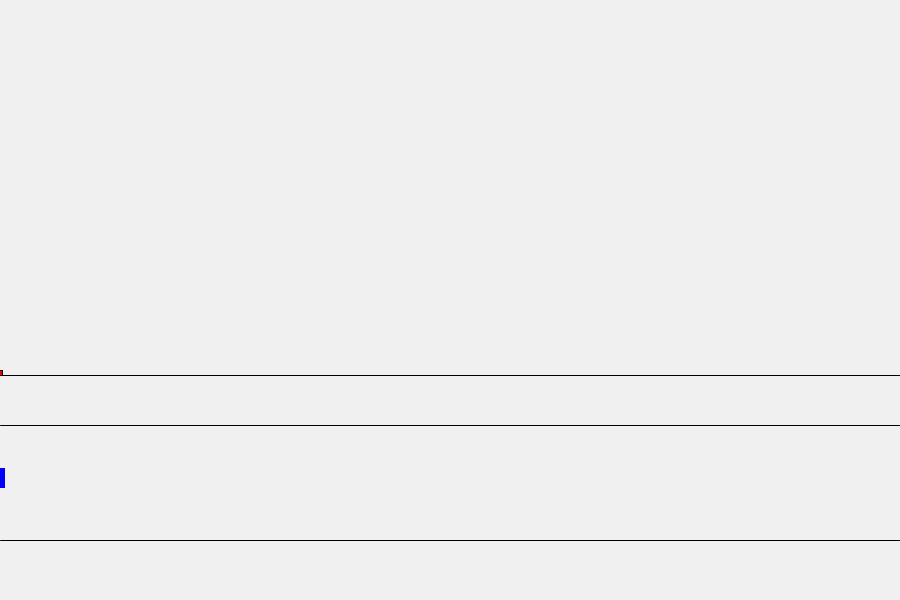
Frame 1 (no input)
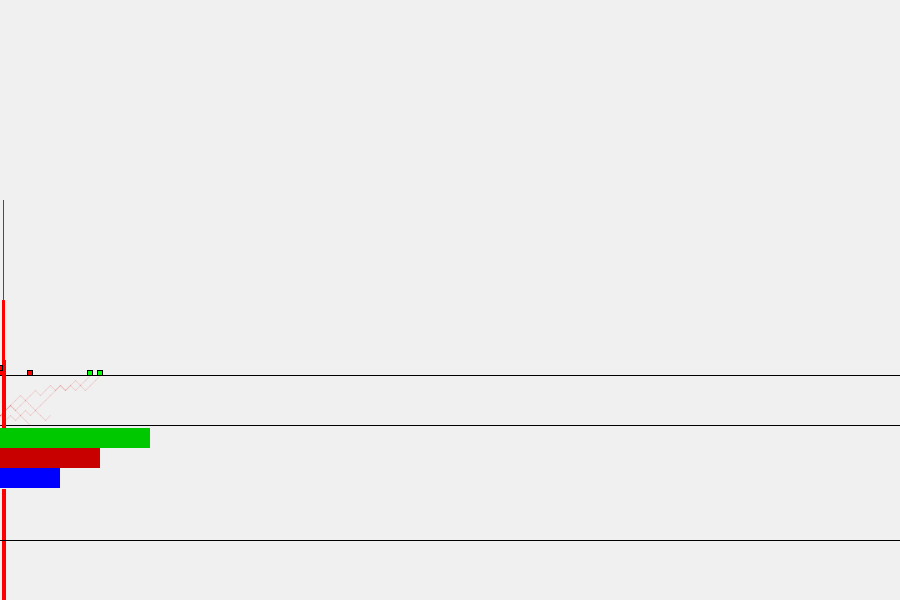
Frame 60 (the mouse pressed at the canvas centre just before this capture)
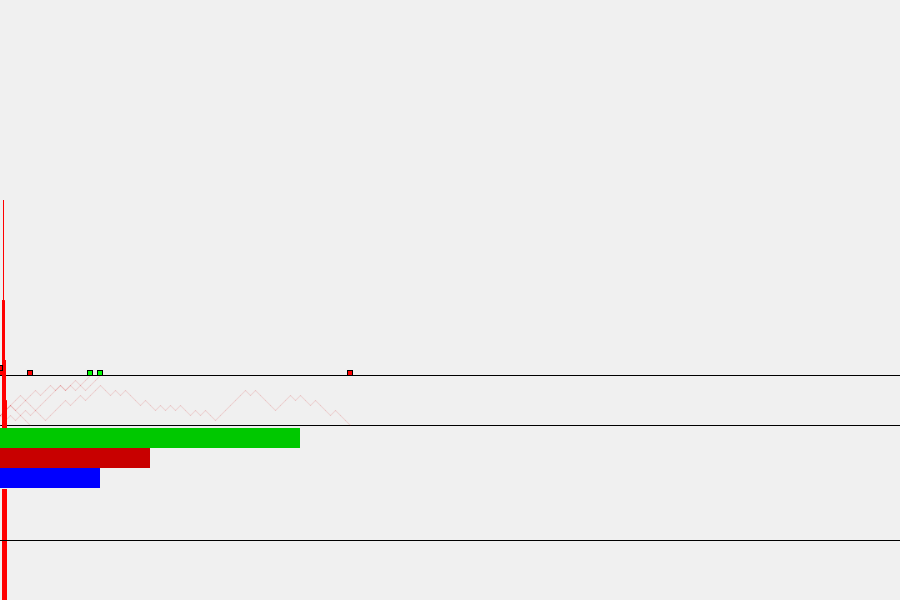
Frame 120 (the mouse held since frame 60 and released just before this capture)

The Processing sketch that drew these frames (run headless with seeded random() and noise(); from frame 60 on, the mouse is pressed at the canvas centre):

// Processing sketch: processing_167462
// ── processing_167462.pde

int t = -5;
int r = 0;
float c;
int h = 420;
int s = 0;
int n = 0;
int[] d = new int[10000000];
int m = 0;

void setup() {
  background(240);
  size(900, 600);
  smooth();
  frameRate(500);
  stroke(0);
  line(0, 375, width, 375);
  stroke(0);
  line(0, 425, width, 425);
  for (int i = 0; i < d.length; i++) {
    d[i] = 0;
  }
}

void draw() {
  c = random(1);
  t = t + 5;
  r = r + 5;
  if (c < 0.5) { h = h - 5;
  stroke(200, 0, 0, 30);
  line(t - 5, h + 5, t, h);
  } else { h = h + 5;
  stroke(200, 0, 0, 30);
  line(t - 5, h - 5, t, h);
  }
  if (h == 375) { s = s + 1;
    n = n + 1;
    m = m + 1;
    stroke(0);
    fill(0, 255, 0);
    rect(t - 2.5, 370 - d[t], 5, 5);
    d[t] = d[t] + 5;
  }
  if (h == 425) {
    n = n + 1;
    m = m + 1;
    stroke(0);
    fill(255, 0, 0);
    rect(t - 2.5, 370 - d[t], 5, 5);
    d[t] = d[t] + 5;
  }
  if (m > width) { m = 0;
  stroke(240);
  fill(240);
  rect(0, 427, width, height - 427);
  }
  if (n > 0) {
  stroke(255, 0, 0);
  line(m, height, m, height - height*s/n);
  stroke(240);
  fill(240);
  rect(0, 428, width, 60);
  noStroke();
  fill(0, 0, 255);
  rect(0, 468, r/n, 20);
  if (s > 0) {
  noStroke();
  fill(0, 200, 0);
  rect(0, 428, r/s, 20);
  if (n-s > 0) {
  noStroke();
  fill(200, 0, 0);
  rect(0, 448, r/(n-s), 20);
  }
  }
  }
  if (h == 375) { h = 420;
  t = -5;
  }
  if (h == 425) { h = 420;
  t = -5;
  }
  stroke(0);
  line(0, 540, width, 540);
}
  
  
  
